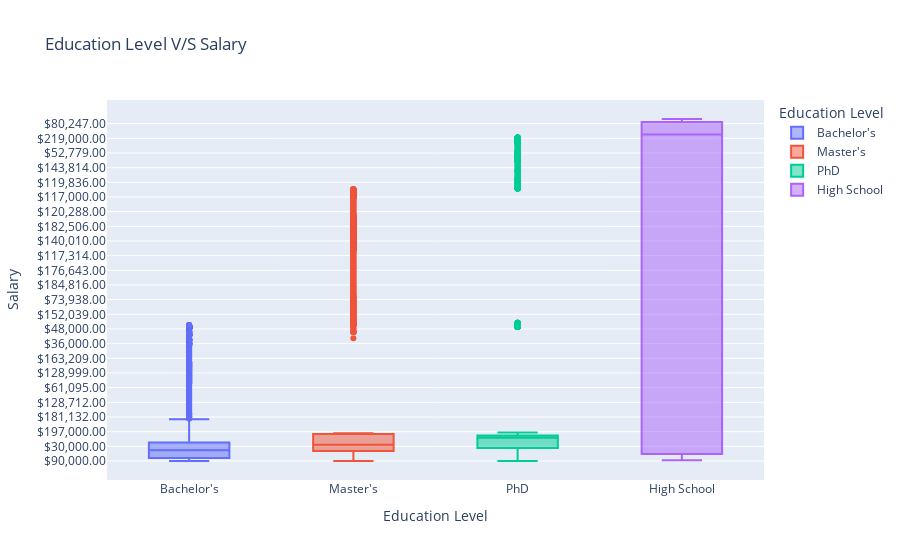

Notebook code for this chart:
### Markdown cell above
# Analyzing Relationship between salary and their education level

### Code cell
plt.figure(figsize=(20,10))
px.box(df, x="Education Level", y="Salary", title='Education Level V/S Salary',color='Education Level')

### Figure 1 — Plotly figure (JSON) as saved in the notebook; plotly's stock layout.template omitted (floating-point values rounded to 4 significant figures; data arrays with more than 128 entries replaced by an {"elided": "..."} marker saying what was removed)
{"data": [{"alignmentgroup": "True", "hovertemplate": "Education Level=%{x}<br>Salary=%{y}<extra></extra>", "legendgroup": "Bachelor's", "marker": {"color": "#636efa"}, "name": "Bachelor's", "notched": false, "offsetgroup": "Bachelor's", "orientation": "v", "showlegend": true, "type": "box", "x": {"elided": "3021 str values"}, "x0": " ", "xaxis": "x", "y": {"elided": "3021 str values"}, "y0": " ", "yaxis": "y"}, {"alignmentgroup": "True", "hovertemplate": "Education Level=%{x}<br>Salary=%{y}<extra></extra>", "legendgroup": "Master's", "marker": {"color": "#EF553B"}, "name": "Master's", "notched": false, "offsetgroup": "Master's", "orientation": "v", "showlegend": true, "type": "box", "x": {"elided": "1860 str values"}, "x0": " ", "xaxis": "x", "y": {"elided": "1860 str values"}, "y0": " ", "yaxis": "y"}, {"alignmentgroup": "True", "hovertemplate": "Education Level=%{x}<br>Salary=%{y}<extra></extra>", "legendgroup": "PhD", "marker": {"color": "#00cc96"}, "name": "PhD", "notched": false, "offsetgroup": "PhD", "orientation": "v", "showlegend": true, "type": "box", "x": {"elided": "1369 str values"}, "x0": " ", "xaxis": "x", "y": {"elided": "1369 str values"}, "y0": " ", "yaxis": "y"}, {"alignmentgroup": "True", "hovertemplate": "Education Level=%{x}<br>Salary=%{y}<extra></extra>", "legendgroup": "High School", "marker": {"color": "#ab63fa"}, "name": "High School", "notched": false, "offsetgroup": "High School", "orientation": "v", "showlegend": true, "type": "box", "x": {"elided": "448 str values"}, "x0": " ", "xaxis": "x", "y": {"elided": "448 str values"}, "y0": " ", "yaxis": "y"}], "layout": {"autosize": true, "boxmode": "overlay", "legend": {"title": {"text": "Education Level"}, "tracegroupgap": 0}, "title": {"text": "Education Level V/S Salary"}, "xaxis": {"anchor": "y", "autorange": true, "categoryarray": ["Bachelor's", "Master's", "PhD", "High School"], "categoryorder": "array", "domain": [0, 1], "range": [-0.5, 3.5], "title": {"text": "Education Level"}, "type": "category"}, "yaxis": {"anchor": "x", "autorange": true, "domain": [0, 1], "range": [-24.61, 467.6], "title": {"text": "Salary"}, "type": "category"}}}
